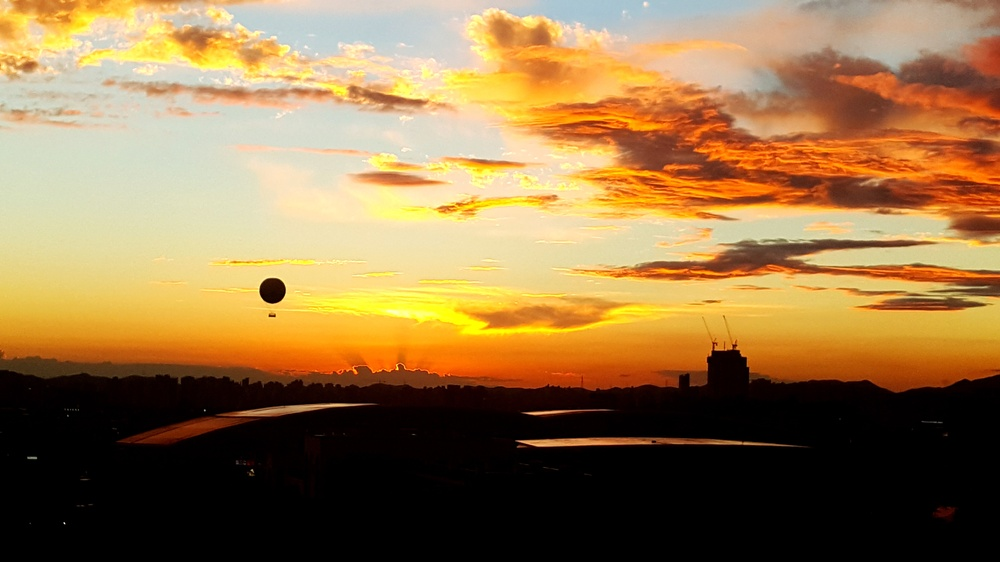
#> input picture assets/photos/20160828_190752.jpg, 1000 x 562 px, shrunk from 5312 x 2988 before the run
$ python terrain-lit.py ../../../assets/photos/20160828_190752.jpg
#> lines starting #> are read from the running program, lines starting #| are printed output that depends on the picture
"""
볼륨 하늘 아래 땅의 밝기·색(RULER-terrain-lit.md T1·T2).

  python3 tools/genus-ruler/genus/terrain-lit.py 그림.png [하늘 위 비율=0.40] [땅 아래 비율=0.30]

하늘 = 화면 위 40% 화소, 땅 = 아래 30% 화소. 땅/하늘 = 땅 휘도 중앙값 ÷ 하늘 휘도 중앙값(선형 sRGB 휘도),
땅 색 = 땅 화소 중앙 색의 G/R · B/R. 사진 쪽 값은 RULER 에 적은 Commons 사진 260장(같은 정의, 하늘·땅 경계만 사진의 하늘 비율로).
"""
import sys
import numpy as np
from PIL import Image


def lum(a):
    c = a / 255.0
    l = np.where(c <= 0.04045, c / 12.92, ((c + 0.055) / 1.055) ** 2.4)
    return 0.2126 * l[..., 0] + 0.7152 * l[..., 1] + 0.0722 * l[..., 2]


def measure(path, top=0.40, bottom=0.30):
#> called with top = 0.4, bottom = 0.3
    a = np.asarray(Image.open(path).convert('RGB')).astype(np.float64)
    H = a.shape[0]
#> H = 562
    sky = a[: int(H * top)]
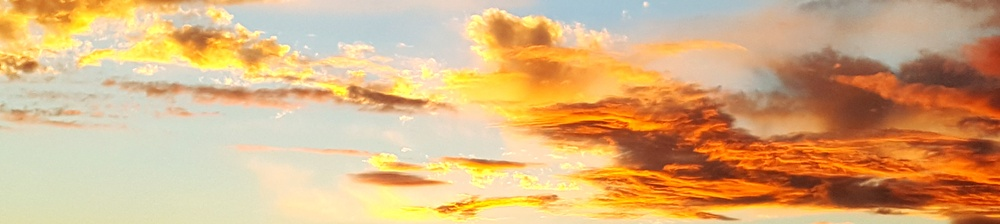
#> sky: shape (224, 1000, 3) float64; mean R, G, B 216.2, 176.2, 127.4
    gnd = a[int(H * (1 - bottom)):]
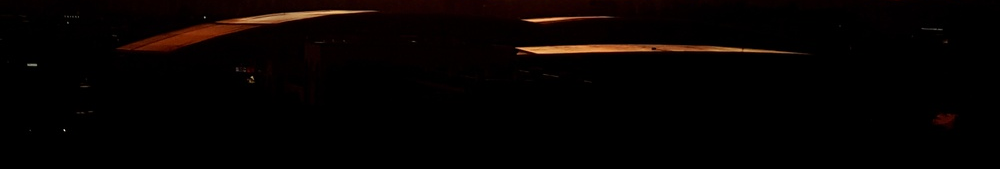
#> gnd: shape (169, 1000, 3) float64; mean R, G, B 5.9, 2.3, 1.4
    ls, lg = np.median(lum(sky)), np.median(lum(gnd))
#> in lum, `l = np.where(c <= 0.04045, c / 12.92, ((c + 0.055) / 1.055) ** 2.4)`:
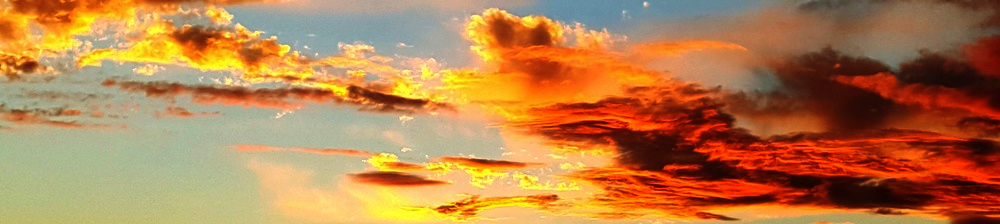
#> l: shape (224, 1000, 3) float64; mean R, G, B 0.715, 0.496, 0.296
#> in lum, `return 0.2126 * l[..., 0] + 0.7152 * l[..., 1] + 0.0722 * l[..., 2]`:
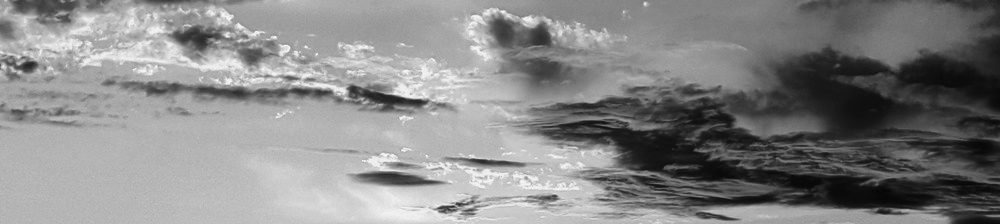
#> returned value: shape (224, 1000) float64; min 0.0272, max 0.986, mean 0.528
#> in lum (call 2), `l = np.where(c <= 0.04045, c / 12.92, ((c + 0.055) / 1.055) ** 2.4)`:
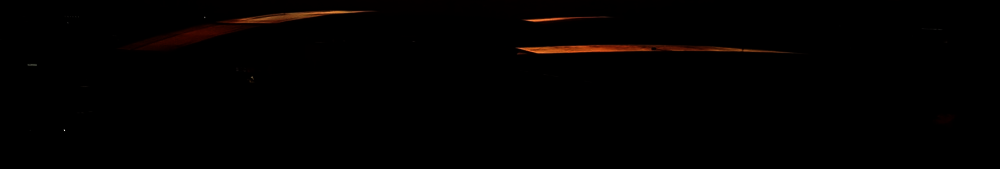
#> l: shape (169, 1000, 3) float64; mean R, G, B 0.00857, 0.00295, 0.00112
#> ls = 0.604; lg = 0
    gm = np.median(gnd.reshape(-1, 3), 0)
#> gm = [0, 0, 0]
    return {'ground/sky': round(float(lg / max(1e-5, ls)), 3), 'G/R': round(float(gm[1] / max(1, gm[0])), 3),
            'B/R': round(float(gm[2] / max(1, gm[0])), 3), 'sky L': round(float(ls), 4), 'ground L': round(float(lg), 4)}


if __name__ == '__main__':
    a = sys.argv[1:]
    for p in [x for x in a if x.endswith('.png') or x.endswith('.jpg')]:
        print(p.split('/')[-1], measure(p))

$ run again, on assets/photos/20190604_185803.jpg
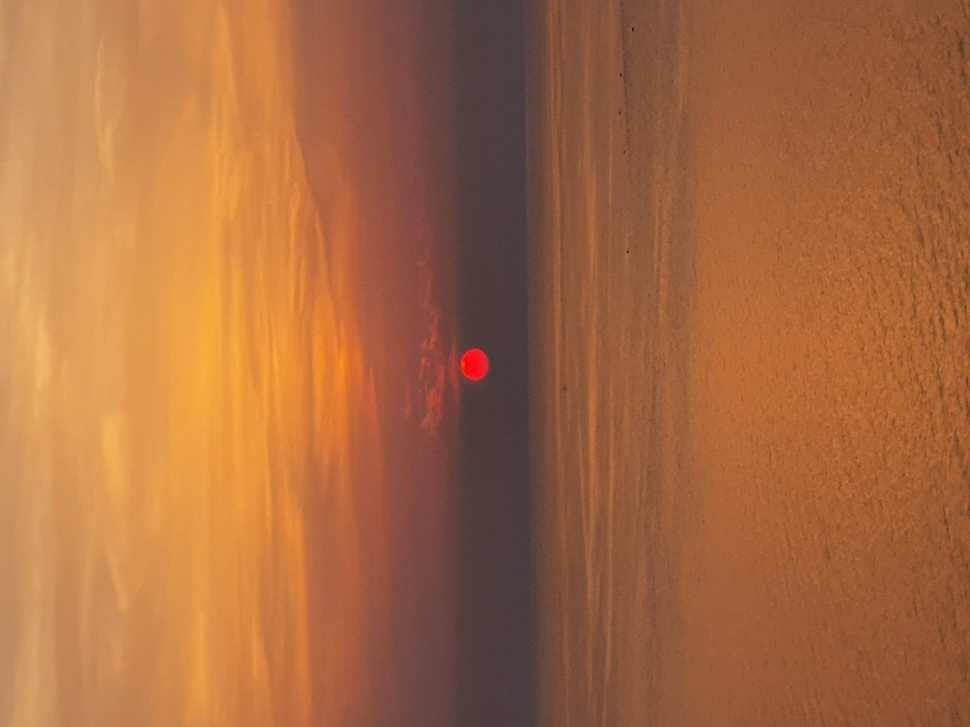
#> input picture assets/photos/20190604_185803.jpg, 970 x 727 px, shrunk from 4032 x 3024 before the run
#> c: shape (219, 970, 3) float64
#> in lum (call 2), `l = np.where(c <= 0.04045, c / 12.92, ((c + 0.055) / 1.055) ** 2.4)`:
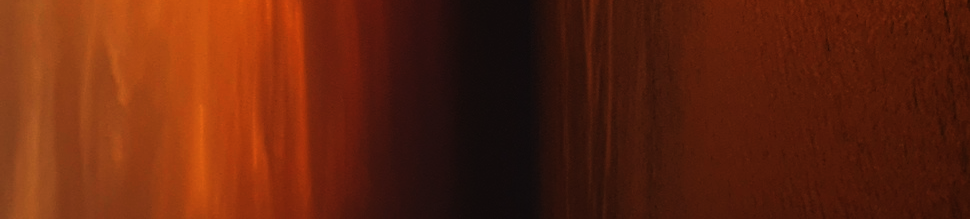
#> l: shape (219, 970, 3) float64; mean R, G, B 0.385, 0.144, 0.0556
#> in lum (call 2), `return 0.2126 * l[..., 0] + 0.7152 * l[..., 1] + 0.0722 * l[..., 2]`:
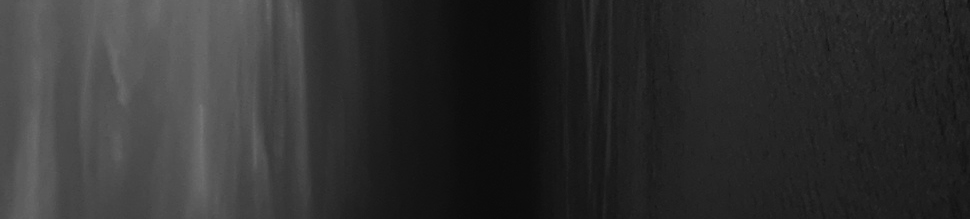
#> returned value: shape (219, 970) float64; min 0.0406, max 0.466, mean 0.189
#> ls = 0.155; lg = 0.148
#> gm = [156, 92, 62]

$ run again, on assets/photos/20190829_172847.jpg
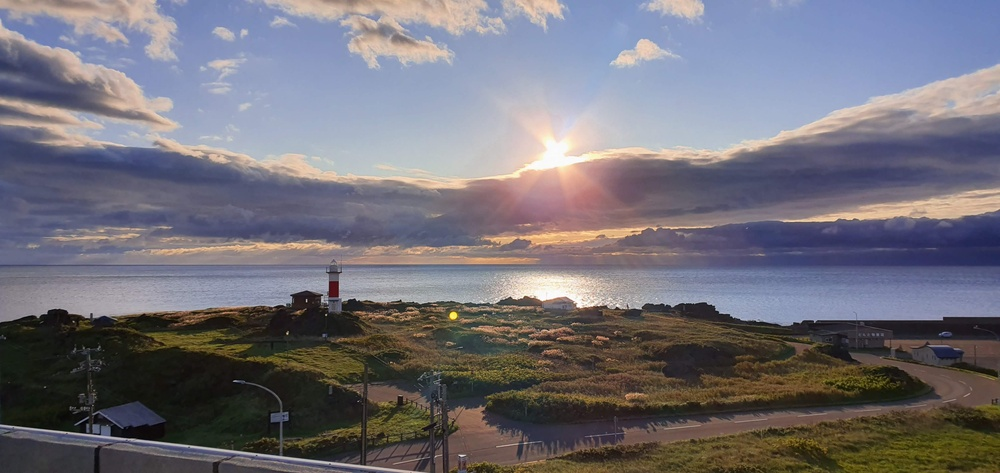
#> input picture assets/photos/20190829_172847.jpg, 1000 x 473 px, shrunk from 4032 x 1908 before the run
#> in lum, `l = np.where(c <= 0.04045, c / 12.92, ((c + 0.055) / 1.055) ** 2.4)`:
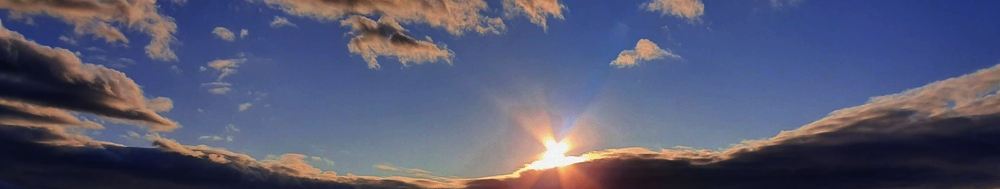
#> l: shape (189, 1000, 3) float64; mean R, G, B 0.339, 0.348, 0.447
#> c: shape (142, 1000, 3) float64
#> l: shape (142, 1000, 3) float64
#> in lum (call 2), `return 0.2126 * l[..., 0] + 0.7152 * l[..., 1] + 0.0722 * l[..., 2]`:
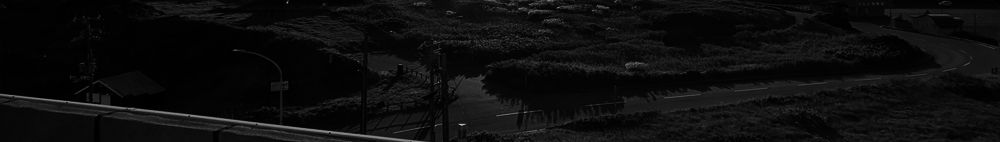
#> returned value: shape (142, 1000) float64; min 6.45e-05, max 0.735, mean 0.0545
#> ls = 0.361; lg = 0.0389
#> gm = [61, 54, 39]

$ run again, on assets/photos/20190829_175121.jpg
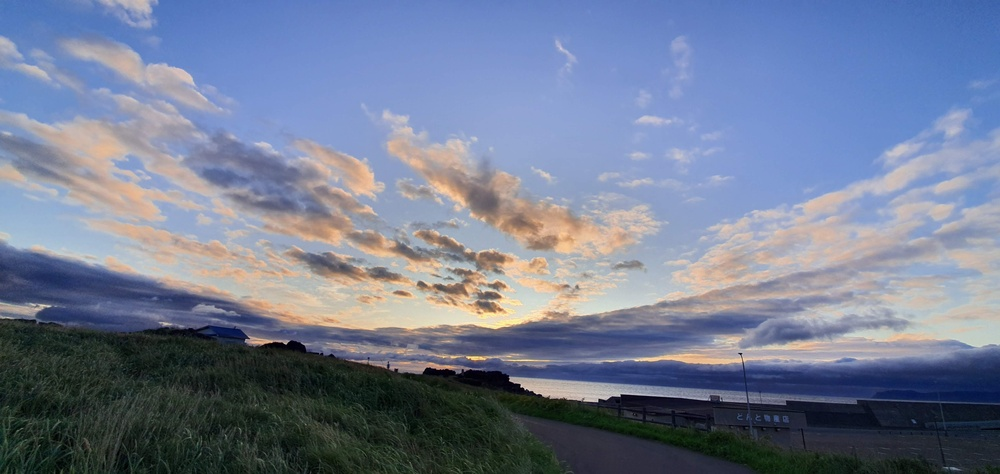
#> input picture assets/photos/20190829_175121.jpg, 1000 x 474 px, shrunk from 4608 x 2184 before the run
#> in lum, `l = np.where(c <= 0.04045, c / 12.92, ((c + 0.055) / 1.055) ** 2.4)`:
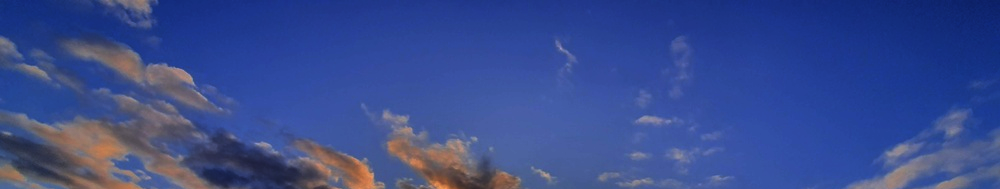
#> l: shape (189, 1000, 3) float64; mean R, G, B 0.224, 0.298, 0.56
#> c: shape (143, 1000, 3) float64
#> l: shape (143, 1000, 3) float64
#> in lum (call 2), `return 0.2126 * l[..., 0] + 0.7152 * l[..., 1] + 0.0722 * l[..., 2]`:
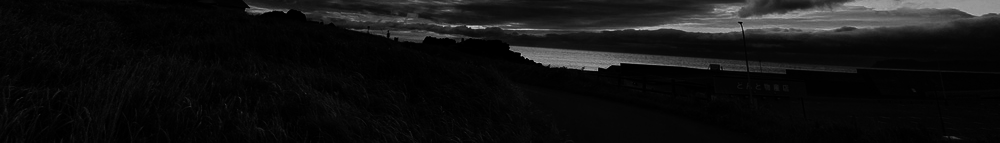
#> returned value: shape (143, 1000) float64; min 0.00011, max 0.839, mean 0.0707
#> ls = 0.297; lg = 0.0241
#> gm = [35, 44, 44]
